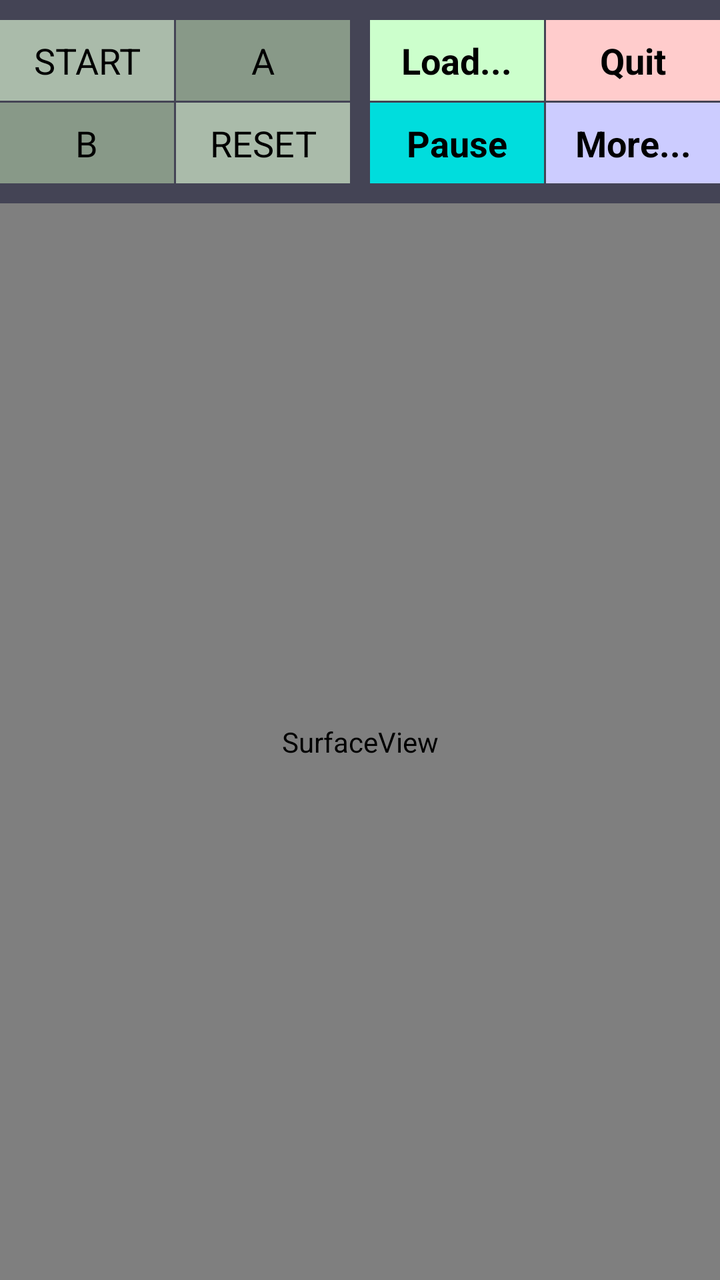
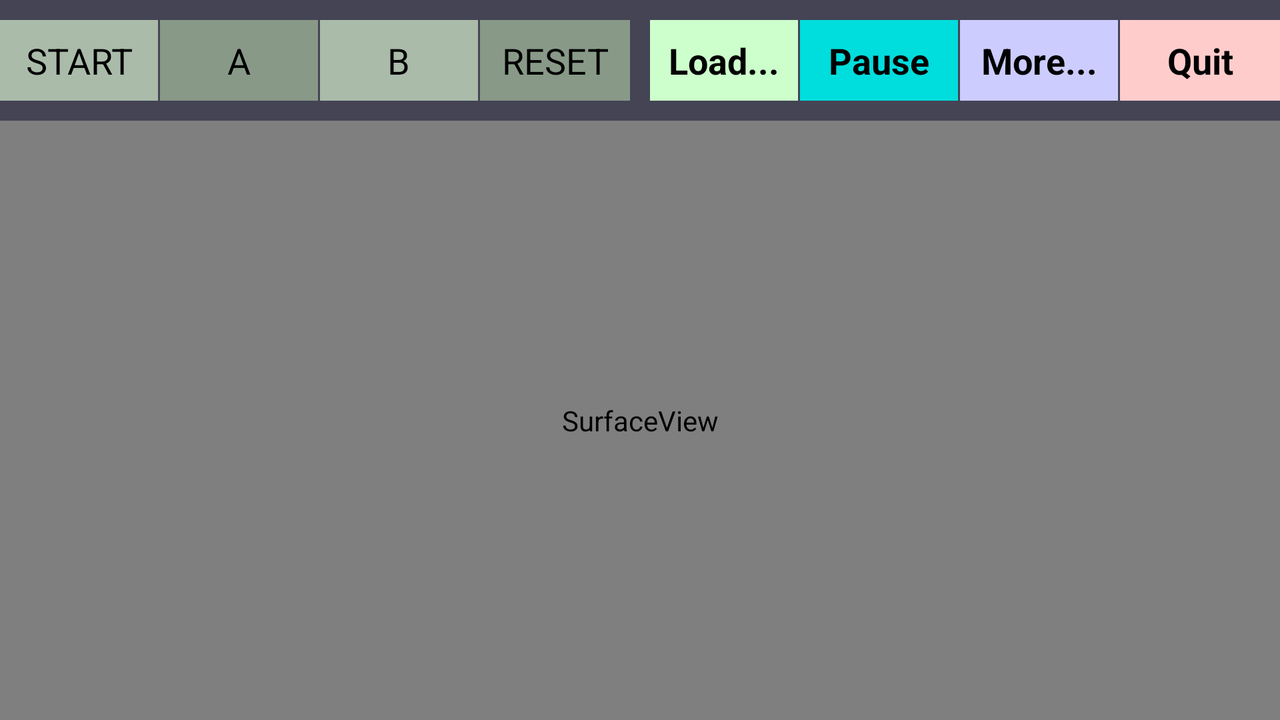

One screen, two layout resources from the same app: the default and the repository's alternative for another configuration. Each is rendered where Android would select it; the XML of both is given below.
<!-- AndroidManifest.xml: application theme Theme.AppCompat.NoActionBar -->
<!-- res/layout/activity_main.xml -->
<?xml version="1.0" encoding="iso-8859-1"?>
<LinearLayout
    xmlns:android="http://schemas.android.com/apk/res/android"
    android:layout_width="match_parent"
    android:layout_height="match_parent"
    android:orientation="vertical"
    android:background="#444455"
    android:gravity="center_horizontal"
    android:id="@+id/titlescreen_root"
    android:fillViewport="true">

    <LinearLayout
        android:orientation="horizontal"
        android:layout_width="match_parent"
        android:layout_height="wrap_content"
        android:paddingTop="10dp">
        <TextView
            android:layout_weight="1"
            android:layout_width="0px"
            android:layout_height="match_parent"
            android:textColor="#000000"
            android:textSize="18sp"
            android:text="@string/start"
            android:id="@+id/button_start"
            android:paddingLeft="4dp"
            android:paddingRight="4dp"
            android:paddingTop="8dp"
            android:paddingBottom="8dp"
            android:background="#aabbaa"
            android:gravity="center"
            android:layout_marginRight="1dp"
            android:layout_marginBottom="1dp"
        />
        <TextView
            android:layout_weight="1"
            android:layout_width="0px"
            android:layout_height="match_parent"
            android:textColor="#000000"
            android:textSize="18sp"
            android:text="A"
            android:id="@+id/button_a"
            android:paddingLeft="4dp"
            android:paddingRight="4dp"
            android:paddingTop="8dp"
            android:paddingBottom="8dp"
            android:background="#889988"
            android:gravity="center"
            android:layout_marginRight="5dp"
            android:layout_marginBottom="1dp"
        />
        <TextView
            android:layout_weight="1"
            android:layout_width="0px"
            android:layout_height="match_parent"
            android:textColor="#000000"
            android:textStyle="bold"
            android:textSize="18sp"
            android:text="@string/load"
            android:id="@+id/button_load"
            android:paddingLeft="4dp"
            android:paddingRight="4dp"
            android:paddingTop="8dp"
            android:paddingBottom="8dp"
            android:background="#ccffcc"
            android:gravity="center"
            android:layout_marginLeft="5dp"
            android:layout_marginRight="1dp"
            android:layout_marginBottom="1dp"
        />
        <TextView
            android:layout_weight="1"
            android:layout_width="0px"
            android:layout_height="match_parent"
            android:textColor="#000000"
            android:textStyle="bold"
            android:textSize="18sp"
            android:text="@string/quit"
            android:id="@+id/button_quit"
            android:paddingLeft="4dp"
            android:paddingRight="4dp"
            android:paddingTop="8dp"
            android:paddingBottom="8dp"
            android:background="#ffcccc"
            android:gravity="center"
            android:layout_marginBottom="1dp"
        />
    </LinearLayout>
        
    <LinearLayout
        android:orientation="horizontal"
        android:layout_width="match_parent"
        android:layout_height="wrap_content">
        <TextView
            android:layout_weight="1"
            android:layout_width="0px"
            android:layout_height="match_parent"
            android:textColor="#000000"
            android:textSize="18sp"
            android:text="B"
            android:id="@+id/button_b"
            android:paddingLeft="4dp"
            android:paddingRight="4dp"
            android:paddingTop="8dp"
            android:paddingBottom="8dp"
            android:background="#889988"
            android:gravity="center"
            android:layout_marginRight="1dp"
        />
        <TextView
            android:layout_weight="1"
            android:layout_width="0px"
            android:layout_height="match_parent"
            android:textColor="#000000"
            android:textSize="18sp"
            android:text="@string/reset"
            android:id="@+id/button_c"
            android:paddingLeft="4dp"
            android:paddingRight="4dp"
            android:paddingTop="8dp"
            android:paddingBottom="8dp"
            android:background="#aabbaa"
            android:gravity="center"
            android:layout_marginRight="5dp"
        />
        <TextView
            android:layout_weight="1"
            android:layout_width="0px"
            android:layout_height="match_parent"
            android:textColor="#000000"
            android:textStyle="bold"
            android:textSize="18sp"
            android:text="@string/pause"
            android:id="@+id/button_pause"
            android:paddingLeft="4dp"
            android:paddingRight="4dp"
            android:paddingTop="8dp"
            android:paddingBottom="8dp"
            android:background="#00dddd"
            android:gravity="center"
            android:layout_marginLeft="5dp"
            android:layout_marginRight="1dp"
        />
        <TextView
            android:layout_weight="1"
            android:layout_width="0px"
            android:layout_height="match_parent"
            android:textColor="#000000"
            android:textStyle="bold"
            android:textSize="18sp"
            android:text="@string/more"
            android:id="@+id/button_options"
            android:paddingLeft="4dp"
            android:paddingRight="4dp"
            android:paddingTop="8dp"
            android:paddingBottom="8dp"
            android:background="#ccccff"
            android:gravity="center"
        />
    </LinearLayout>

    <LinearLayout
        android:id="@+id/screenlayout"
        android:orientation="horizontal"
        android:layout_width="match_parent"
        android:layout_height="match_parent"
        android:paddingTop="10dp"
        android:layout_weight="1">
        <SurfaceView
            android:id="@+id/screen"
            android:layout_width="match_parent"
            android:layout_height="match_parent"
        />
    </LinearLayout>

    <LinearLayout
        android:orientation="horizontal"
        android:layout_width="wrap_content"
        android:layout_height="wrap_content"
        android:gravity="center_horizontal"
        android:id="@+id/controller">
        <ViewStub
            android:id="@+id/leftvs"
            android:layout_width="match_parent"
            android:layout_height="wrap_content"
            android:inflatedId="@+id/inflatedleft"
            android:layout="@layout/leftvs">
        </ViewStub>
        <ViewStub
            android:id="@+id/rightvs"
            android:layout_width="match_parent"
            android:layout_height="wrap_content"
            android:inflatedId="@+id/inflatedright"
            android:layout="@layout/rightvs">
        </ViewStub>
    </LinearLayout>

</LinearLayout>
<!-- resources referenced by this layout -->
<resources>
  <string name="load">Load...</string>
  <string name="more">More...</string>
  <string name="pause">Pause</string>
  <string name="quit">Quit</string>
  <string name="reset">RESET</string>
  <string name="start">START</string>
</resources>
<!-- res/layout-land/activity_main.xml (the repository's variant of the layout above) -->
<!-- drawn on the phone turned sideways -->
<?xml version="1.0" encoding="iso-8859-1"?>
<LinearLayout
    xmlns:android="http://schemas.android.com/apk/res/android"
    android:layout_width="match_parent"
    android:layout_height="match_parent"
    android:orientation="vertical"
    android:background="#444455"
    android:gravity="center_horizontal"
    android:id="@+id/titlescreen_root"
    android:fillViewport="true">

    <LinearLayout
        android:orientation="horizontal"
        android:layout_width="match_parent"
        android:layout_height="wrap_content"
        android:paddingTop="10dp"
        android:paddingBottom="10dp">
        <TextView
            android:layout_weight="1"
            android:layout_width="match_parent"
            android:layout_height="wrap_content"
            android:textColor="#000000"
            android:textSize="18sp"
            android:text="@string/start"
            android:id="@+id/button_start"
            android:paddingLeft="4dp"
            android:paddingRight="4dp"
            android:paddingTop="8dp"
            android:paddingBottom="8dp"
            android:background="#aabbaa"
            android:gravity="center"
            android:layout_marginRight="1dp"
        />
        <TextView
            android:layout_weight="1"
            android:layout_width="match_parent"
            android:layout_height="wrap_content"
            android:textColor="#000000"
            android:textSize="18sp"
            android:text="A"
            android:id="@+id/button_a"
            android:paddingLeft="4dp"
            android:paddingRight="4dp"
            android:paddingTop="8dp"
            android:paddingBottom="8dp"
            android:background="#889988"
            android:gravity="center"
            android:layout_marginRight="1dp"
        />
        <TextView
            android:layout_weight="1"
            android:layout_width="match_parent"
            android:layout_height="wrap_content"
            android:textColor="#000000"
            android:textSize="18sp"
            android:text="B"
            android:id="@+id/button_b"
            android:paddingLeft="4dp"
            android:paddingRight="4dp"
            android:paddingTop="8dp"
            android:paddingBottom="8dp"
            android:background="#aabbaa"
            android:gravity="center"
            android:layout_marginRight="1dp"
        />
        <TextView
            android:layout_weight="1"
            android:layout_width="match_parent"
            android:layout_height="wrap_content"
            android:textColor="#000000"
            android:textSize="18sp"
            android:text="@string/reset"
            android:id="@+id/button_c"
            android:paddingLeft="4dp"
            android:paddingRight="4dp"
            android:paddingTop="8dp"
            android:paddingBottom="8dp"
            android:background="#889988"
            android:gravity="center"
            android:layout_marginRight="5dp"
        />
        <TextView
            android:layout_weight="1"
            android:layout_width="match_parent"
            android:layout_height="wrap_content"
            android:textColor="#000000"
            android:textStyle="bold"
            android:textSize="18sp"
            android:text="@string/load"
            android:id="@+id/button_load"
            android:paddingLeft="4dp"
            android:paddingRight="4dp"
            android:paddingTop="8dp"
            android:paddingBottom="8dp"
            android:background="#ccffcc"
            android:gravity="center"
            android:layout_marginLeft="5dp"
            android:layout_marginRight="1dp"
        />
        <TextView
            android:layout_weight="1"
            android:layout_width="match_parent"
            android:layout_height="wrap_content"
            android:textColor="#000000"
            android:textStyle="bold"
            android:textSize="18sp"
            android:text="@string/pause"
            android:id="@+id/button_pause"
            android:paddingLeft="4dp"
            android:paddingRight="4dp"
            android:paddingTop="8dp"
            android:paddingBottom="8dp"
            android:background="#00dddd"
            android:gravity="center"
            android:layout_marginRight="1dp"
        />
        <TextView
            android:layout_weight="1"
            android:layout_width="match_parent"
            android:layout_height="wrap_content"
            android:textColor="#000000"
            android:textStyle="bold"
            android:textSize="18sp"
            android:text="@string/more"
            android:id="@+id/button_options"
            android:paddingLeft="4dp"
            android:paddingRight="4dp"
            android:paddingTop="8dp"
            android:paddingBottom="8dp"
            android:background="#ccccff"
            android:gravity="center"
            android:layout_marginRight="1dp"
        />
        <TextView
            android:layout_weight="1"
            android:layout_width="match_parent"
            android:layout_height="wrap_content"
            android:textColor="#000000"
            android:textStyle="bold"
            android:textSize="18sp"
            android:text="@string/quit"
            android:id="@+id/button_quit"
            android:paddingLeft="8dp"
            android:paddingRight="8dp"
            android:paddingTop="8dp"
            android:paddingBottom="8dp"
            android:background="#ffcccc"
            android:gravity="center"
        />
    </LinearLayout>

    <LinearLayout
        android:orientation="horizontal"
        android:layout_width="match_parent"
        android:layout_height="match_parent"
        android:id="@+id/controller">
        <ViewStub
            android:id="@+id/leftvs"
            android:layout_width="wrap_content"
            android:layout_height="match_parent"
            android:inflatedId="@+id/inflatedleft"
            android:layout="@layout/leftvs">
        </ViewStub>
        <LinearLayout
            android:id="@+id/screenlayout"
            android:orientation="vertical"
            android:layout_width="wrap_content"
            android:layout_height="match_parent"
            android:layout_weight="1">
            <SurfaceView
                android:id="@+id/screen"
                android:layout_width="match_parent"
                android:layout_height="match_parent"
            />
        </LinearLayout>
        <ViewStub
            android:id="@+id/rightvs"
            android:layout_width="wrap_content"
            android:layout_height="match_parent"
            android:inflatedId="@+id/inflatedright"
            android:layout="@layout/rightvs">
        </ViewStub>
    </LinearLayout>
        
</LinearLayout>
